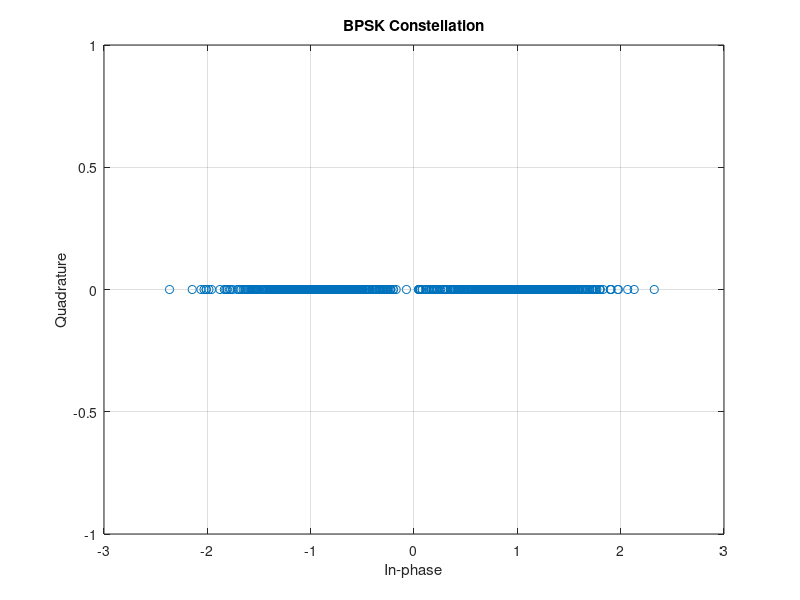

Source code (MATLAB):
N = 1000;
EbNo_dB = 5;
EbNo = 10^(EbNo_dB/10);

data = randi([0 1], 1, N);
bpsk = 2*data - 1;

noise = randn(1, N);
sigma = sqrt(1/(2*EbNo));
received = bpsk + sigma * noise;

data_detected = received > 0;

errors = sum(data ~= data_detected);
BER = errors / N;

fprintf('Eb/No (dB): %d\n', EbNo_dB);
fprintf('Errors: %d\n', errors);
fprintf('BER: %f\n', BER);

figure;
plot(received, zeros(1, N), 'o');
title('BPSK Constellation');
xlabel('In-phase');
ylabel('Quadrature');
grid on;

